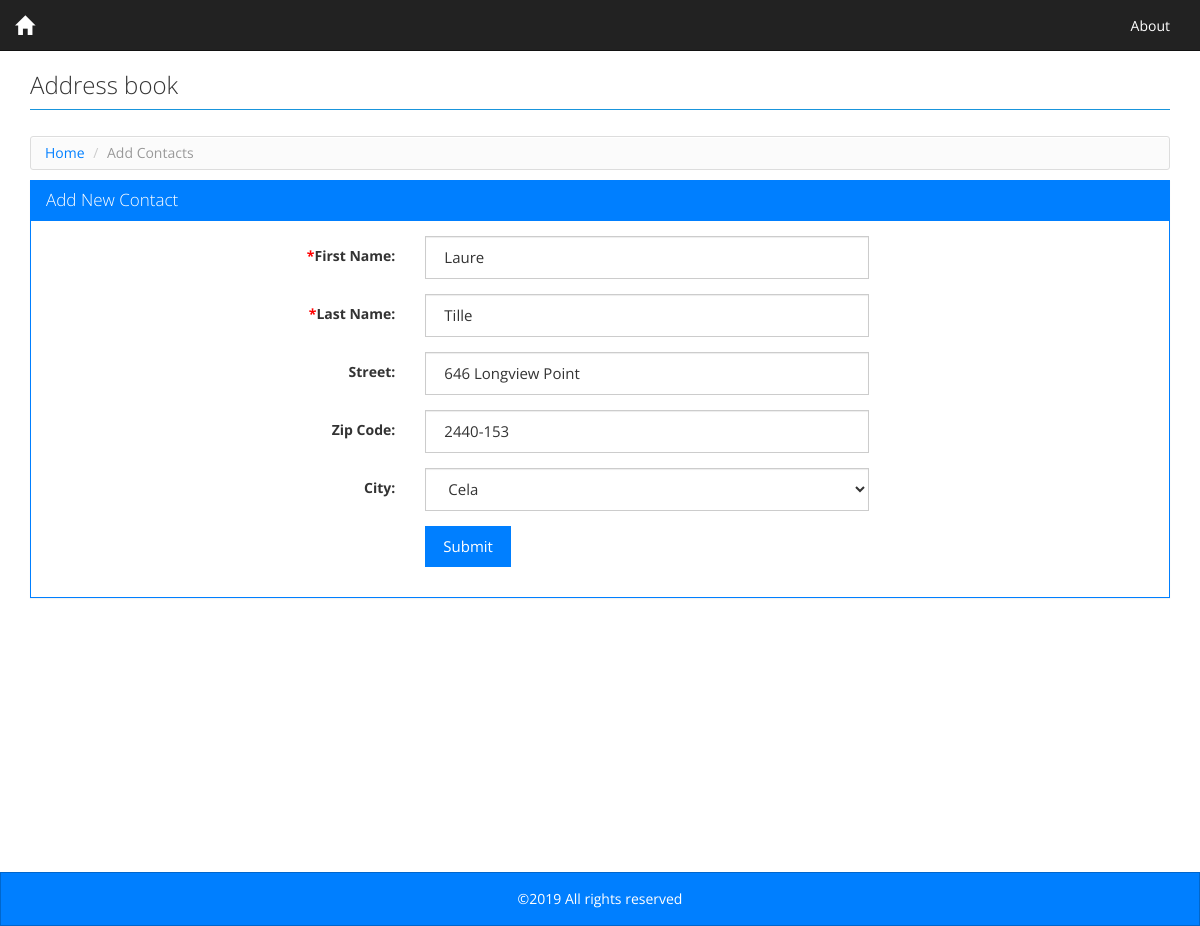
Page /contacts.php?cid=1 on the committed database.
### tables this page shows
CREATE TABLE `contacts` (
  `id` int(11) NOT NULL AUTO_INCREMENT,
  `first_name` varchar(255) NOT NULL,
  `last_name` varchar(255) NOT NULL,
  `street` varchar(255) DEFAULT NULL,
  `zip` varchar(255) DEFAULT NULL,
  `city` varchar(255) DEFAULT NULL,
  PRIMARY KEY (`id`)
);

### contacts.php (the view, shortened to what this page needs)
<?php
require_once './config.php';
include './header.php';
try {
  $sql = "SELECT * FROM contacts WHERE 1 AND id = :cid";
  $stmt = $DB->prepare($sql);
  $stmt->bindValue(":cid", intval($_GET["cid"]));
  $stmt->execute();
  $results = $stmt->fetchAll();
  $sqlCities = "SELECT * FROM cities WHERE 1";
  $stmtCities = $DB->prepare($sqlCities);
  $stmtCities->execute();
  $resultCities = $stmtCities->fetchAll();
} catch (Exception $ex) {
  echo $ex->getMessage();
}
?>
<div class="row">
  <ul class="breadcrumb">
    <li><a href="index.php">Home</a></li>
    <li class="active"><?php echo ($_GET["m"] == "update") ? "Edit" : "Add"; ?> Contacts</li>
  </ul>
</div>
<div class="row">
  <div class="panel panel-primary">
    <div class="panel-heading">
      <h3 class="panel-title"><?php echo ($_GET["m"] == "update") ? "Edit" : "Add"; ?> New Contact</h3>
    </div>
    <div class="panel-body">
      <form class="form-horizontal" name="contact_form" id="contact_form" enctype="multipart/form-data" method="post" action="process_form.php">
        <fieldset>
          <div class="form-group">
            <label class="col-lg-4 control-label" for="first_name"><span class="required">*</span>First Name:</label>
            <div class="col-lg-5">
              <input type="text" value="<?php echo $results[0]["first_name"] ?>" placeholder="First Name" id="first_name" class="form-control" name="first_name"><span id="first_name_err" class="error"></span>
            </div>
          </div>
          <div class="form-group">
            <label class="col-lg-4 control-label" for="last_name"><span class="required">*</span>Last Name:</label>
            <div class="col-lg-5">
              <input type="text" value="<?php echo $results[0]["last_name"] ?>" placeholder="Last Name" id="last_name" class="form-control" name="last_name"><span id="last_name_err" class="error"></span>
            </div>
          </div>
          <div class="form-group">
            <label class="col-lg-4 control-label" for="street"><span class="required"></span>Street:</label>
            <div class="col-lg-5">
              <input type="text" value="<?php echo $results[0]["street"] ?>" placeholder="Street" id="street" class="form-control" name="street">
            </div>
          </div>
          <div class="form-group">
            <label class="col-lg-4 control-label" for="zip"><span class="required"></span>Zip Code:</label>
            <div class="col-lg-5">
              <input type="text" value="<?php echo $results[0]["zip"] ?>" placeholder="Zip Code" id="zip" class="form-control" name="zip">
            </div>
          </div>
          <div class="form-group">
            <label class="col-lg-4 control-label" for="city"><span class="required"></span>City:</label>
            <div class="col-lg-5">
              <select name="per1" id="city" class="form-control">
                <?php
                foreach ($resultCities as $city) {
                  $selected = ($city['city_name'] == $results[0]["city"]) ? " selected='selected' " : "";
                  ?>
                  <option value="<?= $city['city_name'] ?>" <?= $selected ?>><?= $city['city_name'] ?></option>
                <?php
                } ?>
              </select>
            </div>
          </div>
          <div class="form-group">
            <div class="col-lg-5 col-lg-offset-4">
              <button class="btn btn-primary" type="submit">Submit</button>
            </div>
          </div>
        </fieldset>
      </form>
    </div>
  </div>
</div>
<?php
include './footer.php';
?>

### assets/css/style.css (style rules this page uses)
html, body { height: 100%; }
body { font-size: 14px; line-height: 18px; }
.mainbody .row { margin: 0px; }
.panel-body { width: 100%; margin: 0 auto; }
.breadcrumb { background-color: #FBFBFB; background-image: -moz-linear-gradient(center top , #FFFFFF, #F5F5F5); background-repeat: repeat-x; border: 1px solid #DDDDDD; border-radius: 3px; box-shadow: 0 1px 0 #FFFFFF inset; list-style: none outside none; margin: 5px 0 10px 0; padding: 7px 14px; }
.breadcrumb li { display: inline-block; text-shadow: 0 1px 0 #FFFFFF; }
.required { color: #f00; }

### rows in the picture
contacts: first_name "Laure", last_name "Tille", street "646 Longview Point", zip "2440-153"

### other values in the picture
form field per1 "Cela"
